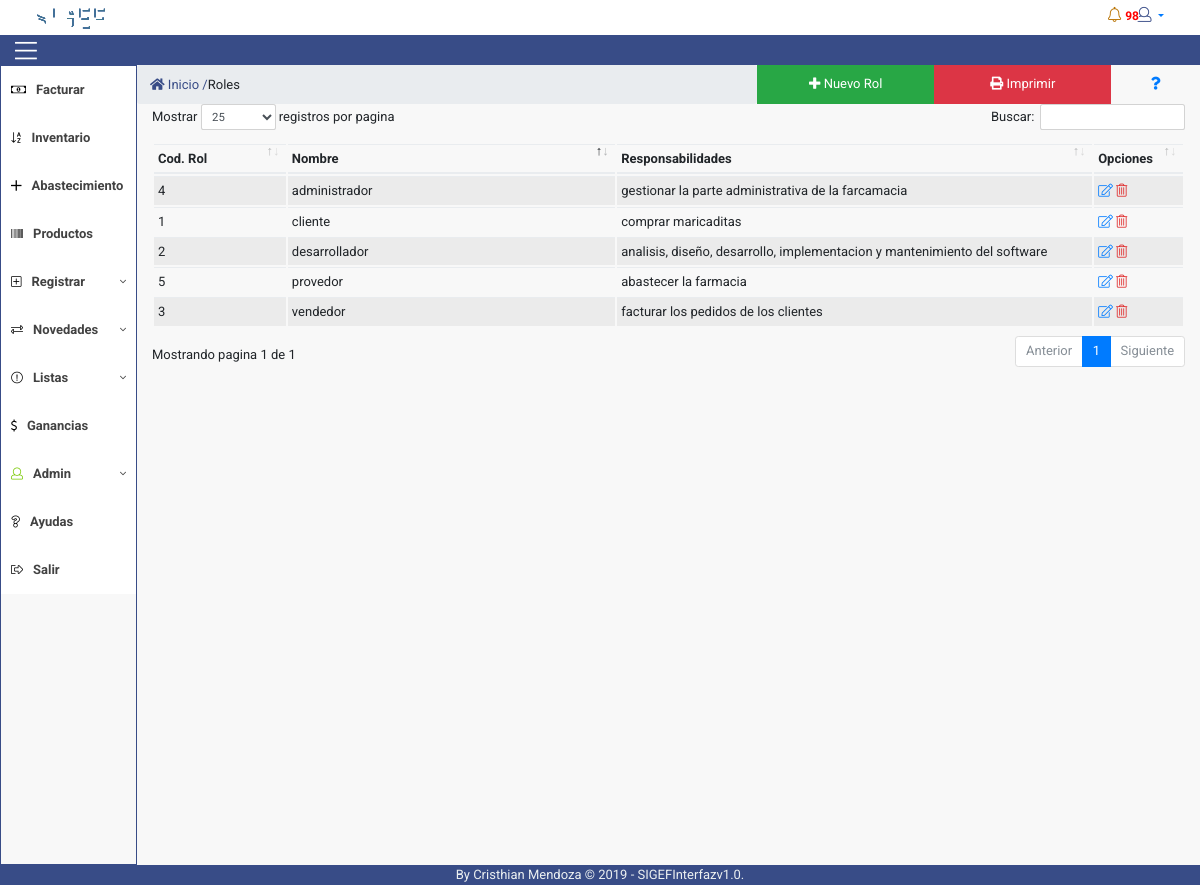
Screenshot of /controlador/roles.php (signed in) with the database file from the repository.
### tables this page shows
CREATE TABLE `tb_roles` (
  `cod_rol` int(11) NOT NULL,
  `nom_rol` varchar(20) NOT NULL,
  `responsabilidades` varchar(400) NOT NULL
);

### controlador/paginar_roles.php (the view, shortened to what this page needs)
 <?php
  include('../connections/config.php');
    $registro = ("SELECT * FROM tb_roles");
    $resultado = mysqli_query($conexion,$registro);
    echo '<table class="table table-striped table-condensed table-hover" id="roles">
              <thead>
                  <tr>
                      <th width="100">Cod. Rol</th>
                      <th width="300">Nombre</th>
                      <th width="450">Responsabilidades</th>
                      <th width="10">Opciones</th>
                  </tr>
              </thead>';
  if(!empty($resultado)){
  while($registro2 = mysqli_fetch_array($resultado)){
    echo '<tr>
              <td>'.$registro2['cod_rol'].'</td>
              <td>'.utf8_decode($registro2['nom_rol']).'</td>
              <td>'.utf8_decode($registro2['responsabilidades']).'</td>
              <td>
                  <a href="javascript:editarRol('.$registro2['cod_rol'].');" class="fal fa-edit"></a>
                  <a href="javascript:eliminarRol('.$registro2['cod_rol'].');" class="fal fa-trash-alt icon3"></a>
              </td>
          </tr>';
  }
 echo '</table>';
  }
?>

### vista/css/estilos.css (style rules this page uses)
* { margin: 0; padding: 0; box-sizing: border-box; font-family: 'Roboto', sans-serif; font-size: 13px; border-radius: 0px; }
a { display: contents; }
.icon3 { color: #df2626; }
.table td, .table th { padding: .3rem; vertical-align: unset; }

### rows the page displays
tb_roles: cod_rol "1", nom_rol "cliente", responsabilidades "comprar maricaditas"
tb_roles: cod_rol "2", nom_rol "desarrollador", responsabilidades "analisis, diseño, desarrollo, implementacion y mantenimiento del software"
tb_roles: cod_rol "3", nom_rol "vendedor", responsabilidades "facturar los pedidos de los clientes"
tb_roles: cod_rol "4", nom_rol "administrador", responsabilidades "gestionar la parte administrativa de la farcamacia"
tb_roles: cod_rol "5", nom_rol "provedor", responsabilidades "abastecer la farmacia"
